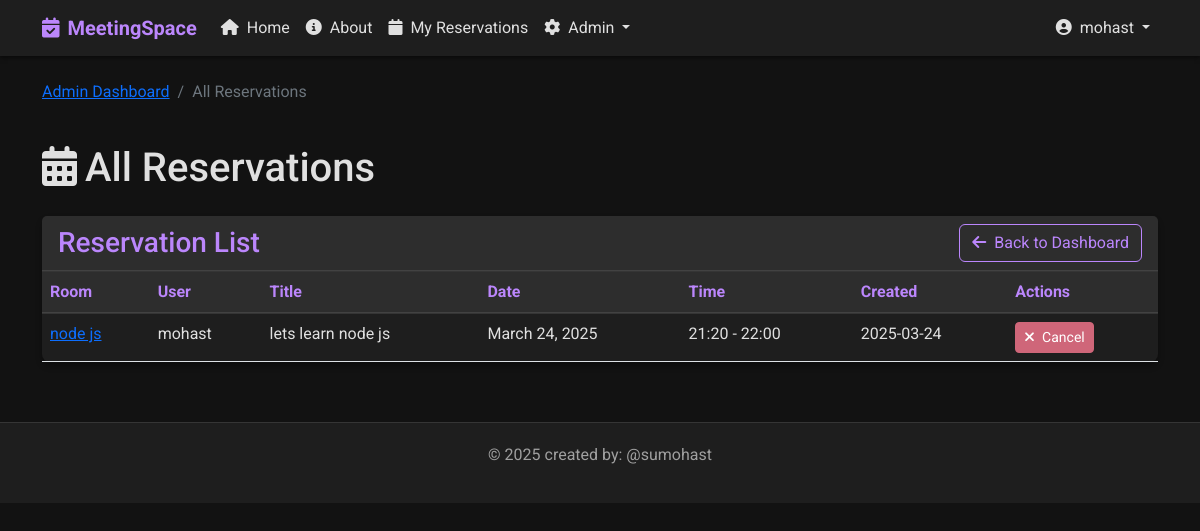
Page /admin-reservations/ (signed in) on the committed database.
### base/models.py (models this page shows, shortened)
class Reservation(models.Model):
    participant_count = models.IntegerField(default=1, help_text="Number of participants")
    room = models.ForeignKey(Room, on_delete=models.CASCADE)
    user = models.ForeignKey(User, on_delete=models.CASCADE)
    title = models.CharField(max_length=200)
    description = models.TextField(null=True, blank=True)
    date = models.DateField()
    start_time = models.TimeField()
    end_time = models.TimeField()
    participants_emails = models.TextField(null=True, blank=True,
                                          help_text="Enter email addresses separated by commas")
    reminder_sent = models.BooleanField(default=False) # this field is used to track if a reminder has been sent for this reservation
    created = models.DateTimeField(auto_now_add=True)
    updated = models.DateTimeField(auto_now=True)
    class Meta:
        ordering = ['date', 'start_time']
        constraints = [
            models.UniqueConstraint(
                fields=['room', 'date', 'start_time'],
                name='unique_reservation'
            )
        ]

class Room(models.Model):
    name = models.CharField(max_length=100)
    capacity = models.IntegerField(default=10)
    has_projector = models.BooleanField(default=False)
    has_whiteboard = models.BooleanField(default=False)
    has_video_conference = models.BooleanField(default=False)
    description = models.TextField(null=True, blank=True)
    created = models.DateTimeField(auto_now_add=True)
    updated = models.DateTimeField(auto_now=True)
    class Meta: # this class is used to define metadata for the model , for example when we want to sort the rooms by name
        ordering = ['name']

### base/views.py (the view)
# urls.py: path('admin-reservations/', views.admin_reservations, name="admin-reservations"),
@login_required
@staff_member_required
def admin_reservations(request):
    reservations_list = Reservation.objects.all().order_by('-date', 'start_time')
    paginator = Paginator(reservations_list, 10)  # Show 10 reservations per page
    page = request.GET.get('page')
    try:
        reservations = paginator.page(page)
    except PageNotAnInteger:
        reservations = paginator.page(1)
    except EmptyPage:
        reservations = paginator.page(paginator.num_pages)
    context = {
        'reservations': reservations,
    }
    return render(request, 'base/admin_reservations.html', context)

### templates/base/admin_reservations.html (shortened to what this page needs)
{% extends 'main.html' %}
{% load static %}
{% block content %}
<div class="row mb-4">
    <div class="col-12">
        <nav aria-label="breadcrumb">
            <ol class="breadcrumb">
                <li class="breadcrumb-item"><a href="{% url 'admin-dashboard' %}">Admin Dashboard</a></li>
                <li class="breadcrumb-item active">All Reservations</li>
            </ol>
        </nav>
    </div>
</div>
<div class="row mb-4">
    <div class="col-12 d-flex justify-content-between align-items-center">
        <h1 class="mb-0"><i class="fas fa-calendar-alt me-2"></i>All Reservations</h1>
    </div>
</div>
<div class="row mb-4">
    <div class="col-12">
        <div class="card">
            <div class="card-header d-flex justify-content-between align-items-center">
                <h3 class="mb-0">Reservation List</h3>
                <div>
                    <a href="{% url 'admin-dashboard' %}" class="btn btn-outline-primary">
                        <i class="fas fa-arrow-left me-1"></i> Back to Dashboard
                    </a>
                </div>
            </div>
            <div class="card-body p-0">
                {% if reservations %}
                <div class="table-responsive">
                    <table class="table mb-0">
                        <thead>
                            <tr>
                                <th>Room</th>
                                <th>User</th>
                                <th>Title</th>
                                <th>Date</th>
                                <th>Time</th>
                                <th>Created</th>
                                <th>Actions</th>
                            </tr>
                        </thead>
                        <tbody>
                            {% for reservation in reservations %}
                            <tr>
                                <td>
                                    <a href="{% url 'room-detail' reservation.room.id %}">
                                        {{ reservation.room.name }}
                                    </a>
                                </td>
                                <td>{{ reservation.user.username }}</td>
                                <td>{{ reservation.title }}</td>
                                <td>{{ reservation.date }}</td>
                                <td>{{ reservation.start_time|time:"H:i" }} - {{ reservation.end_time|time:"H:i" }}</td>
                                <td>{{ reservation.created|date:"Y-m-d" }}</td>
                                <td>
                                    <a href="{% url 'cancel-reservation' reservation.id %}" class="btn btn-sm btn-danger">
                                        <i class="fas fa-times me-1"></i> Cancel
                                    </a>
                                </td>
                            </tr>
                            {% endfor %}
                        </tbody>
                    </table>
                </div>
                {% else %}
                <div class="card-body">
                    <p class="text-center">No reservations found.</p>
                </div>
                {% endif %}
            </div>
        </div>
    </div>
</div>
{% endblock %}

### templates/main.html (shortened to what this page needs)
{% load static %}
<!DOCTYPE html>
<html lang="en">
<head>
    <link href="https://cdn.jsdelivr.net/npm/bootstrap@5.2.3/dist/css/bootstrap.min.css" rel="stylesheet">
    <link rel="stylesheet" href="https://cdnjs.cloudflare.com/ajax/libs/font-awesome/6.4.0/css/all.min.css">
    <link rel="stylesheet" href="{% static 'css/dark-theme.css' %}">
</head>
<body>
    <nav class="navbar navbar-expand-lg navbar-dark mb-4">
        <div class="container">
            <a class="navbar-brand" href="{% url 'home' %}">
                <i class="fas fa-calendar-check me-2"></i>MeetingSpace
            </a>
            <div class="collapse navbar-collapse" id="navbarNav">
                <ul class="navbar-nav me-auto">
                    <li class="nav-item">
                        <a class="nav-link {% if request.path == '/' %}active{% endif %}" href="{% url 'home' %}">
                            <i class="fas fa-home me-1"></i> Home
                        </a>
                    </li>
                    <li class="nav-item">
                        <a class="nav-link {% if 'about' in request.path %}active{% endif %}" href="{% url 'about' %}">
                            <i class="fas fa-info-circle me-1"></i> About
                        </a>
                    {% if user.is_authenticated %}
                        <li class="nav-item">
                            <a class="nav-link {% if 'my-reservations' in request.path %}active{% endif %}" href="{% url 'user-reservations' %}">
                                <i class="fas fa-calendar me-1"></i> My Reservations
                            </a>
                        </li>
                        {% if user.is_staff %}
                            <li class="nav-item dropdown">
                                <a class="nav-link dropdown-toggle" href="#" role="button" data-bs-toggle="dropdown">
                                    <i class="fas fa-cog me-1"></i> Admin
                                </a>
                            </li>
                        {% endif %}
                    {% endif %}
                </ul>
                <ul class="navbar-nav">
                    {% if user.is_authenticated %}
                        <li class="nav-item dropdown">
                            <a class="nav-link dropdown-toggle" href="#" role="button" data-bs-toggle="dropdown">
                                <i class="fas fa-user-circle me-1"></i> {{ user.username }}
                            </a>
                        </li>
                    {% endif %}
                </ul>
            </div>
        </div>
    </nav>
    <div class="container my-4">
        {% block content %}{% endblock %}
    </div>
    <footer>
        <div class="container">
            <p>&copy; {% now "Y" %} created by: @sumohast </p>
        </div>
    </footer>
</body>
</html>

### static/css/dark-theme.css (style rules this page uses)
:root { --dark-bg: #121212; --dark-surface: #1e1e1e; --dark-surface-2: #2d2d2d; --dark-text: #e0e0e0; --dark-text-secondary: #a0a0a0; --primary: #bb86fc; --primary-variant: #3700b3; --secondary: #03dac6; --error: #cf6679; --success: #4caf50; --warning: #ff9800; --info: #2196f3; }
body { background-color: var(--dark-bg); color: var(--dark-text); font-family: 'Roboto', sans-serif; margin: 0; padding: 0; }
.navbar { background-color: var(--dark-surface); box-shadow: 0 2px 4px rgba(0, 0, 0, 0.5); }
.navbar-brand { color: var(--primary) !important; font-weight: bold; }
.nav-link { color: var(--dark-text) !important; }
.card { background-color: var(--dark-surface); border: none; border-radius: 8px; box-shadow: 0 4px 6px rgba(0, 0, 0, 0.3); margin-bottom: 20px; transition: transform 0.2s, box-shadow 0.2s; }
.card-header { background-color: var(--dark-surface-2); border-bottom: 1px solid rgba(255, 255, 255, 0.1); color: var(--primary); font-weight: bold; }
.card-body { padding: 20px; }
.btn-danger { background-color: var(--error); border-color: var(--error); }
.btn-outline-primary { color: var(--primary); border-color: var(--primary); }
.table { color: var(--dark-text); }
.table thead th { background-color: var(--dark-surface-2); border-bottom: 2px solid rgba(255, 255, 255, 0.1); color: var(--primary); }
.table td, .table th { border-top: 1px solid rgba(255, 255, 255, 0.1); }
footer { background-color: var(--dark-surface); border-top: 1px solid rgba(255, 255, 255, 0.1); color: var(--dark-text-secondary); margin-top: 40px; padding: 20px 0; text-align: center; }

### rows in the picture
Reservation: room.name "node js", user.username "mohast", title "lets learn node js", date "March 24, 2025", start_time "21:20", end_time "22:00", created "2025-03-24"

### other values in the picture
{{ user.username }} "mohast"
